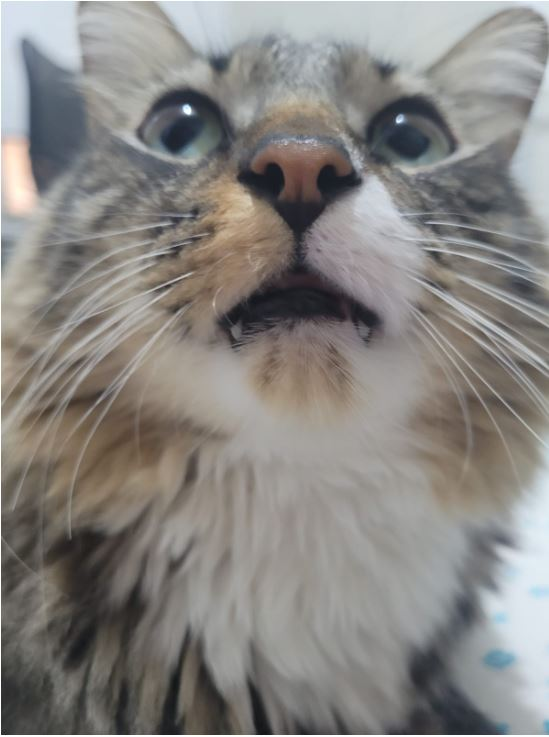
#> input picture pituko.JPG, 549 x 737 px
$ python ReducaoDimensionalidade.py
#> lines starting #> are read from the running program, lines starting #| are printed output that depends on the picture; after the words box and inside, x2 and y2 are one past the last pixel; in counts of white or black regions, pixels touching at a corner belong together
import cv2
import numpy as np

img = cv2.imread('pituko.JPG')
#> img is the input picture: shape (737, 549, 3); mean B, G, R 129.6, 132.7, 135.3
img = cv2.cvtColor(img,cv2.COLOR_BGR2GRAY)
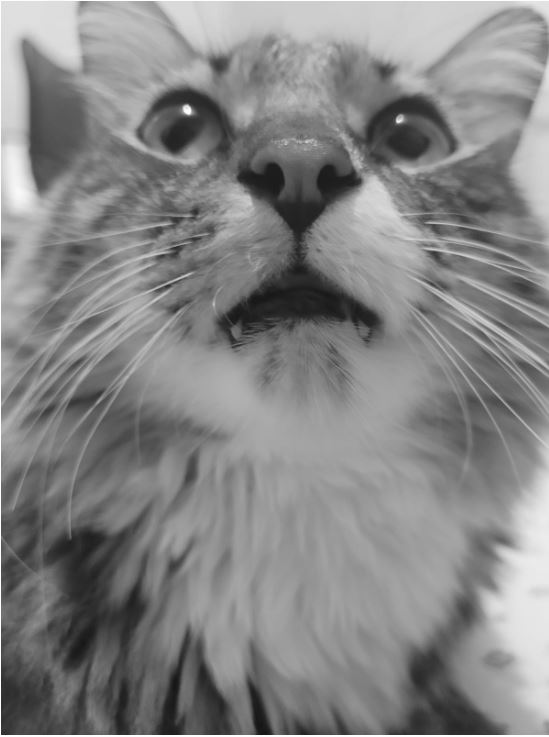
#> img: shape (737, 549); min 20, max 255, mean 133.2
suave = cv2.GaussianBlur(img, (7,7),0) #Aplicar Blur
(T, bin) = cv2.threshold(suave, 160,255,cv2.THRESH_BINARY)
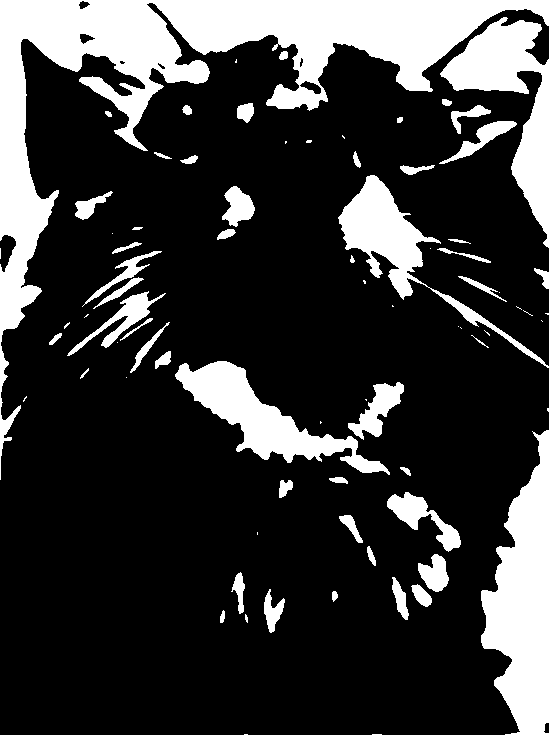
#> bin: shape (737, 549); 22.2% white; 77 white regions (27 under 20 px), largest, box (x1, y1, x2, y2) and area: (0, 0, 549, 480) 40936, (0, 430, 549, 737) 13780, (440, 17, 549, 248) 8509
resultado = np.vstack([
    np.hstack([suave,bin])
])
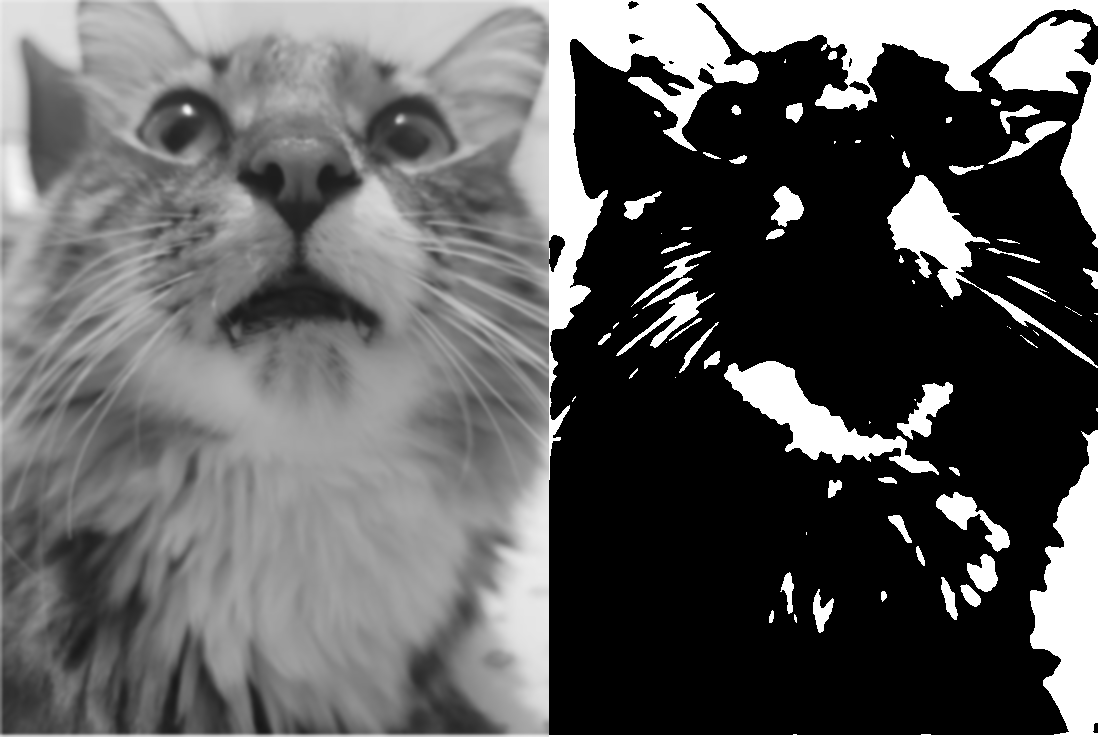
#> resultado: shape (737, 1098); min 0, max 255, mean 94.8
cv2.imshow("Binarização da imagem", resultado)
cv2.waitKey(0)
